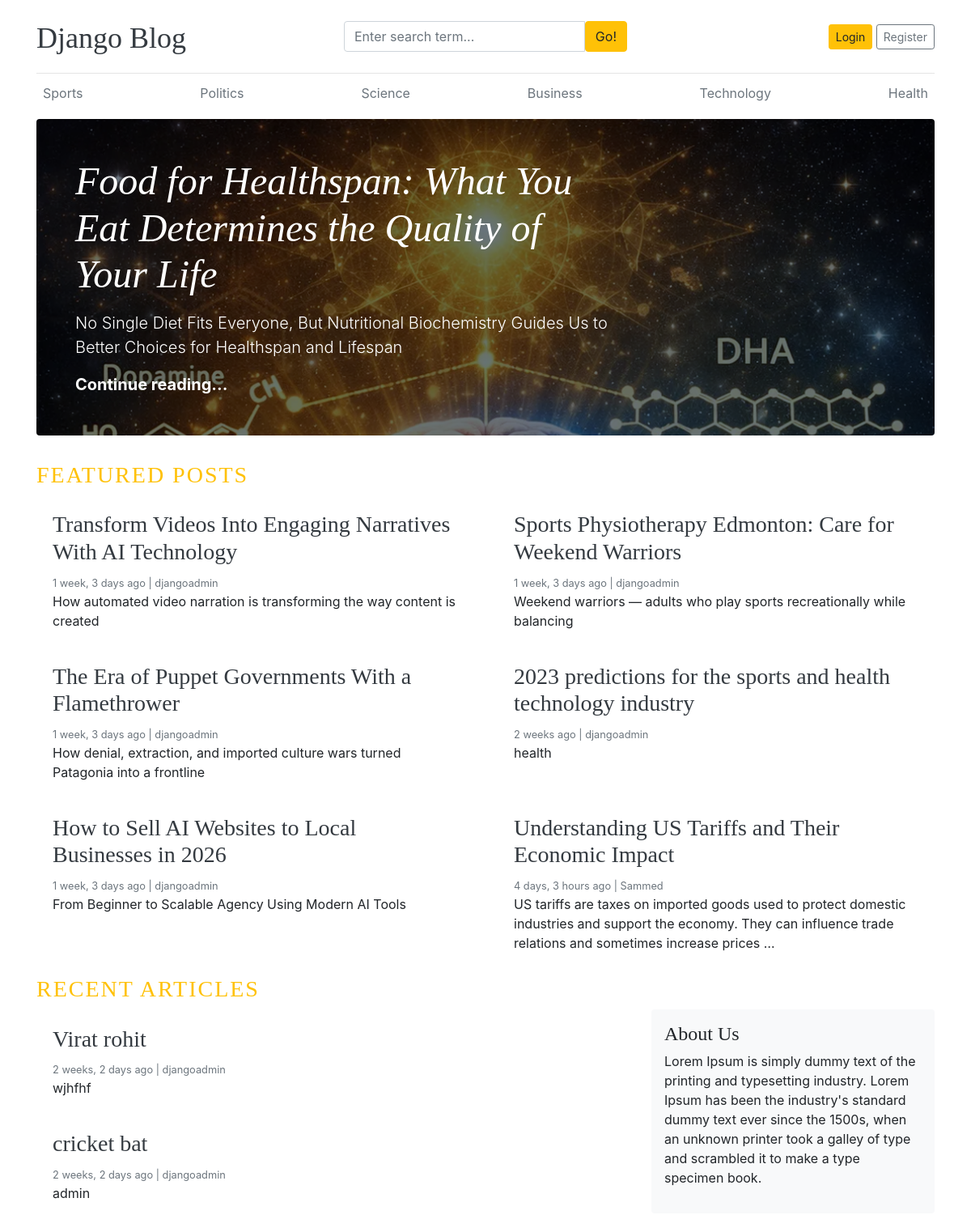
The app's page / (upper part), older data.
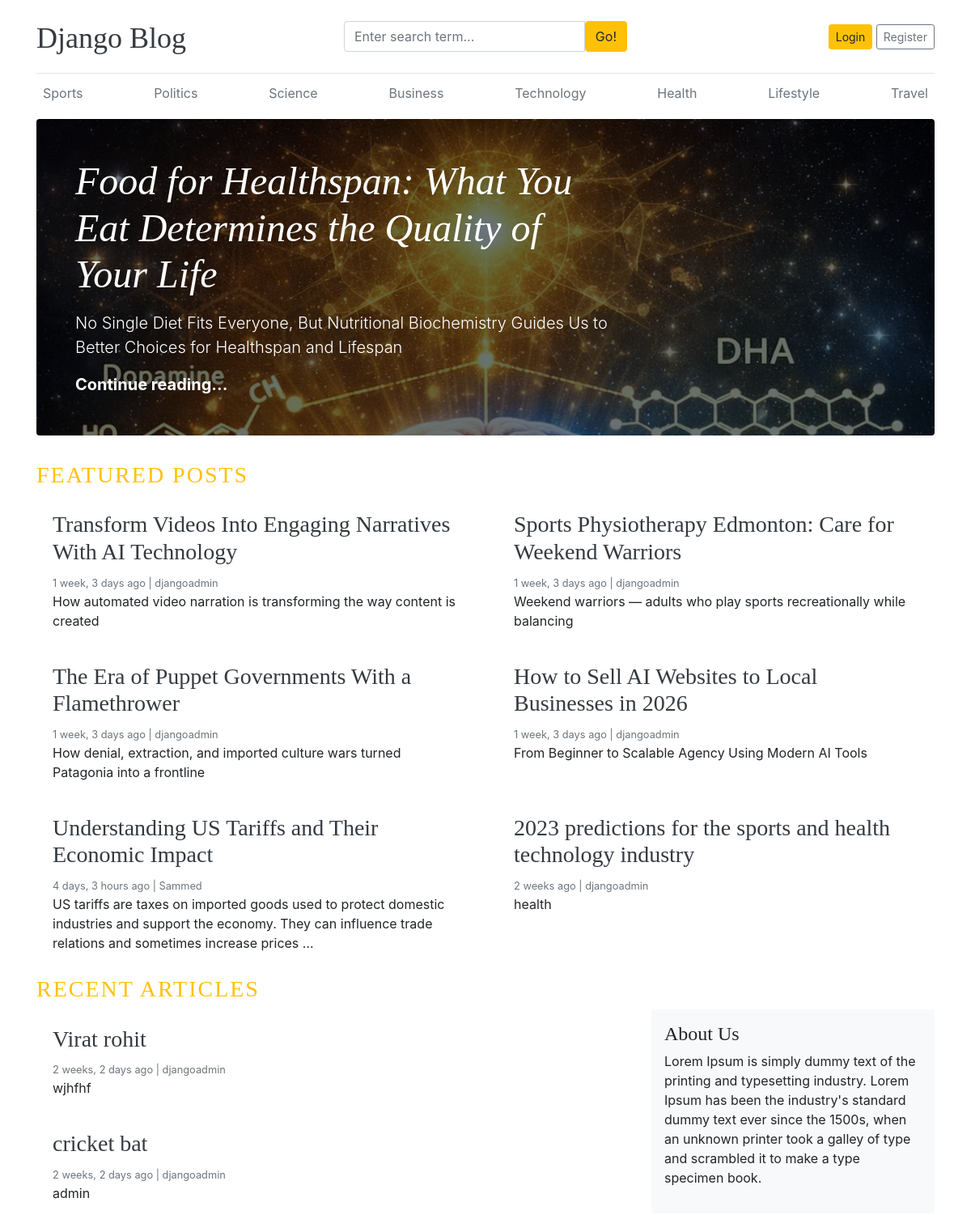
The same page, newer data.
### Blogapp/models.py (models this page shows, shortened)
class Category(models.Model):
    category_name = models.CharField(max_length=50, unique=True)
    created_at = models.DateTimeField(auto_now_add=True)
    updated_at = models.DateTimeField(auto_now=True)
    class Meta:
        verbose_name_plural = 'categories'

class Blog(models.Model):
    STATUS_CHOICES = (
        ("Draft", "Draft"),
        ("Published", "Published"),
    )
    title = models.CharField(max_length=100)
    slug = models.SlugField(max_length=150, unique=True, blank=True)
    category = models.ForeignKey(Category, on_delete=models.CASCADE)
    author = models.ForeignKey(User, on_delete=models.CASCADE)
    featured_image = models.ImageField(upload_to='uploads/%Y/%m/%d')
    short_description = models.TextField(max_length=500)
    blog_body = models.TextField(max_length=2000)
    status = models.CharField(max_length=20, choices=STATUS_CHOICES, default="Draft")
    is_featured = models.BooleanField(default=False)
    created_at = models.DateTimeField(auto_now_add=True)
    updated_at = models.DateTimeField(auto_now=True)

### blogify/views.py (the view)
# urls.py: path('',home,name='home'),
def home(request):
    featured_posts = Blog.objects.filter(is_featured=True,).order_by('updated_at')
    posts = Blog.objects.filter(is_featured=False)
    try:
        about = About.objects.get()
    except:
        about = None
    context = {
        'featured_posts': featured_posts,
        'posts':posts,
        'about': about
        }
    return render(request, 'home.html', context)

### Blogapp/context_processors.py (called while the page is built)
def get_categories(request):
    categories = Category.objects.all()
    return dict(categories=categories)

def get_social_link(request):
    social_link = SocialLink.objects.all()
    return dict(social_link=social_link)

### Blogapp/templates/home.html (shortened to what this page needs)
{% extends 'base.html' %}
{% block content %}
{% for post in featured_posts %}
{% if forloop.first %}
<div class="jumbotron p-3 p-md-5 text-white rounded bg-dark" style="background-image: url('{{ post.featured_image.url }}');
            background-blend-mode: overlay;
            background-size: cover;">
  <div class="col-md-8 px-0">
    <h1 class="display-4 font-italic">{{ post.title }}</h1>
    <p class="lead my-3">
      {{ post.short_description|truncatewords:25 }}
    </p>
    <p class="lead mb-0">
      <a href="{% url 'blogs' post.slug %}" class="text-white font-weight-bold">
        Continue reading...
      </a>
    </p>
  </div>
</div>
{% endif %}
{% endfor %}
<h3 class="text-uppercase text-warning" style="letter-spacing: 2px;">Featured Posts</h3>
<div class="row mb-2">
  {% for post in featured_posts %}
  {% if not forloop.first %}
  <div class="col-md-6">
    <div class="card border-0">
      <div class="card-body">
        <h3> <a href="{% url 'blogs' post.slug %}" class="text-dark">{{ post.title }}</a></h3>
        <small class="mb-1 text-muted">{{ post.created_at | timesince }} ago | {{ post.author }}</small>
        <p class="card-text">{{ post.short_description | truncatewords:25}}</p>
      </div>
    </div>
  </div>
  {% endif%}
  {% endfor %}
</div>
<h3 class="text-uppercase text-warning" style="letter-spacing: 2px;">Recent Articles</h3>
<main role="main" class="container p-0">
  <div class="row">
    <div class="col-md-8 blog-main">
      {% if posts %}
      {% for post in posts %}
      <div class="card border-0">
        <div class="card-body">
          <h3> <a href="{% url 'blogs' post.slug %}" class="text-dark">{{ post.title }}</a></h3>
          <small class="mb-1 text-muted">{{ post.created_at | timesince }} ago | {{ post.author }}</small>
          <p class="card-text">{{ post.short_description | truncatewords:25}}</p>
        </div>
      </div>
      {% endfor %}
      {% else %}
      <p>No recent articles available.</p>
      {% endif %}
    </div>
    <aside class="col-md-4 blog-sidebar">
      <div class="p-3 mb-3 bg-light rounded">
        <h4>{{ about.about_heading }}</h4>
        <p>
          {{ about.about_description}}
        </p>
      </div>
    </aside>
  </div>
</main>
</div>
{% endblock %}

### Blogapp/templates/base.html (shortened to what this page needs)
{% load static %}
<!DOCTYPE html>
<html lang="en">
<head>
    <link href="https://getbootstrap.com/docs/4.0/dist/css/bootstrap.min.css" rel="stylesheet">
    <link href="{% static 'css/blog.css' %}" rel="stylesheet">
    <link rel="stylesheet" href="https://cdnjs.cloudflare.com/ajax/libs/font-awesome/4.7.0/css/font-awesome.min.css">
  </head>
<body>
    <div class="container">
      <header class="blog-header py-3">
        <div class="row flex-nowrap justify-content-between align-items-center">
          <div class="col-4 pt-1">
            <a class="blog-header-logo text-dark" href="/">Django Blog</a>
          </div>
          <div class="col-4">
            <form action="{% url 'search' %}" method="GET">
              <div class="input-group">
                <input class="form-control" type="text" name="keyword" value="{{ keyword }}" placeholder="Enter search term..." aria-label="Enter search term..." aria-describedby="button-search" />
                <button type="submit" class="btn btn-warning" id="button-search" type="button">Go!</button>
            </div>
            </form>
          </div>
          <div class="col-4 d-flex justify-content-end align-items-center">
            {% if not user.is_authenticated %}
            <a class="btn btn-sm btn-warning" href="{% url 'login' %}">Login</a> &nbsp;
            <a class="btn btn-sm btn-outline-secondary" href="{% url 'register' %}">Register</a>
            {% else %}
            <span><a href="{% url 'dashboard' %}">Dashboard</a></span>
            &emsp;
            <span><a href="{% url 'logout' %}">Logout</a></span>
            {% endif %}
          </div>
        </div>
      </header>
      <div class="nav-scroller py-1 mb-2">
        <nav class="nav d-flex justify-content-between">
          {% for cat in categories %}
          <a class="p-2 text-muted" href="{% url 'posts_by_category' cat.id %}">{{ cat.category_name }}</a>
          {% endfor %}
        </nav>
      </div>
{% block content %}
{% endblock %}
  </body>
  </html>

Row changes from the older to the newer data that the page shows:
added Category: category_name "Lifestyle"
added Category: category_name "Travel"
changed Blog "2023 predictions for the sports and health technology industry": moves down the list
